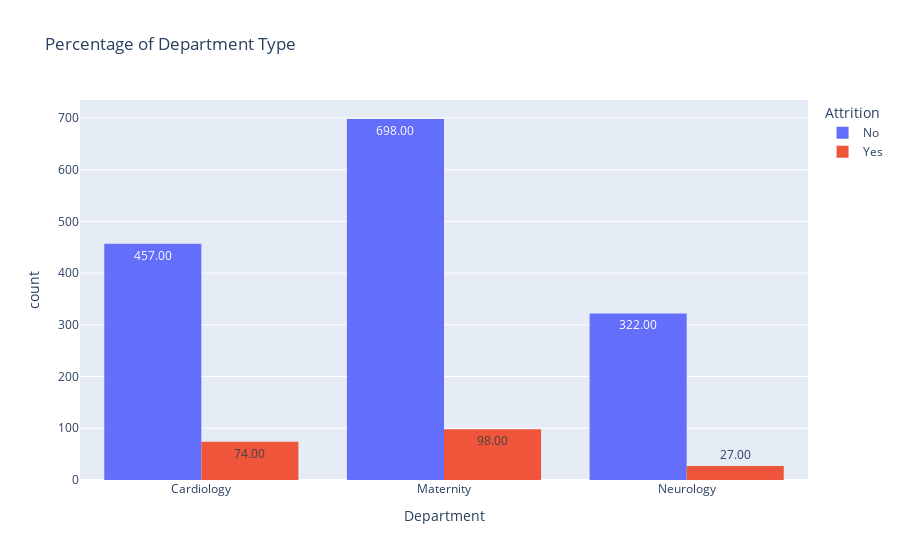

Notebook code for this chart:
### Code cell
px.histogram(df,x="Department",color="Attrition",barmode="group",text_auto=".2f", title = "Percentage of Department Type")

### Figure 1 — Plotly figure (JSON) as saved in the notebook; plotly's stock layout.template omitted (floating-point values rounded to 4 significant figures; data arrays with more than 128 entries replaced by an {"elided": "..."} marker saying what was removed)
{"data": [{"alignmentgroup": "True", "bingroup": "x", "hovertemplate": "Attrition=No<br>Department=%{x}<br>count=%{y}<extra></extra>", "legendgroup": "No", "marker": {"color": "#636efa", "pattern": {"shape": ""}}, "name": "No", "offsetgroup": "No", "orientation": "v", "showlegend": true, "texttemplate": "%{value:.2f}", "type": "histogram", "x": {"elided": "1477 str values"}, "xaxis": "x", "yaxis": "y"}, {"alignmentgroup": "True", "bingroup": "x", "hovertemplate": "Attrition=Yes<br>Department=%{x}<br>count=%{y}<extra></extra>", "legendgroup": "Yes", "marker": {"color": "#EF553B", "pattern": {"shape": ""}}, "name": "Yes", "offsetgroup": "Yes", "orientation": "v", "showlegend": true, "texttemplate": "%{value:.2f}", "type": "histogram", "x": {"elided": "199 str values"}, "xaxis": "x", "yaxis": "y"}], "layout": {"barmode": "group", "legend": {"title": {"text": "Attrition"}, "tracegroupgap": 0}, "title": {"text": "Percentage of Department Type"}, "xaxis": {"anchor": "y", "domain": [0, 1], "title": {"text": "Department"}}, "yaxis": {"anchor": "x", "domain": [0, 1], "title": {"text": "count"}}}}
